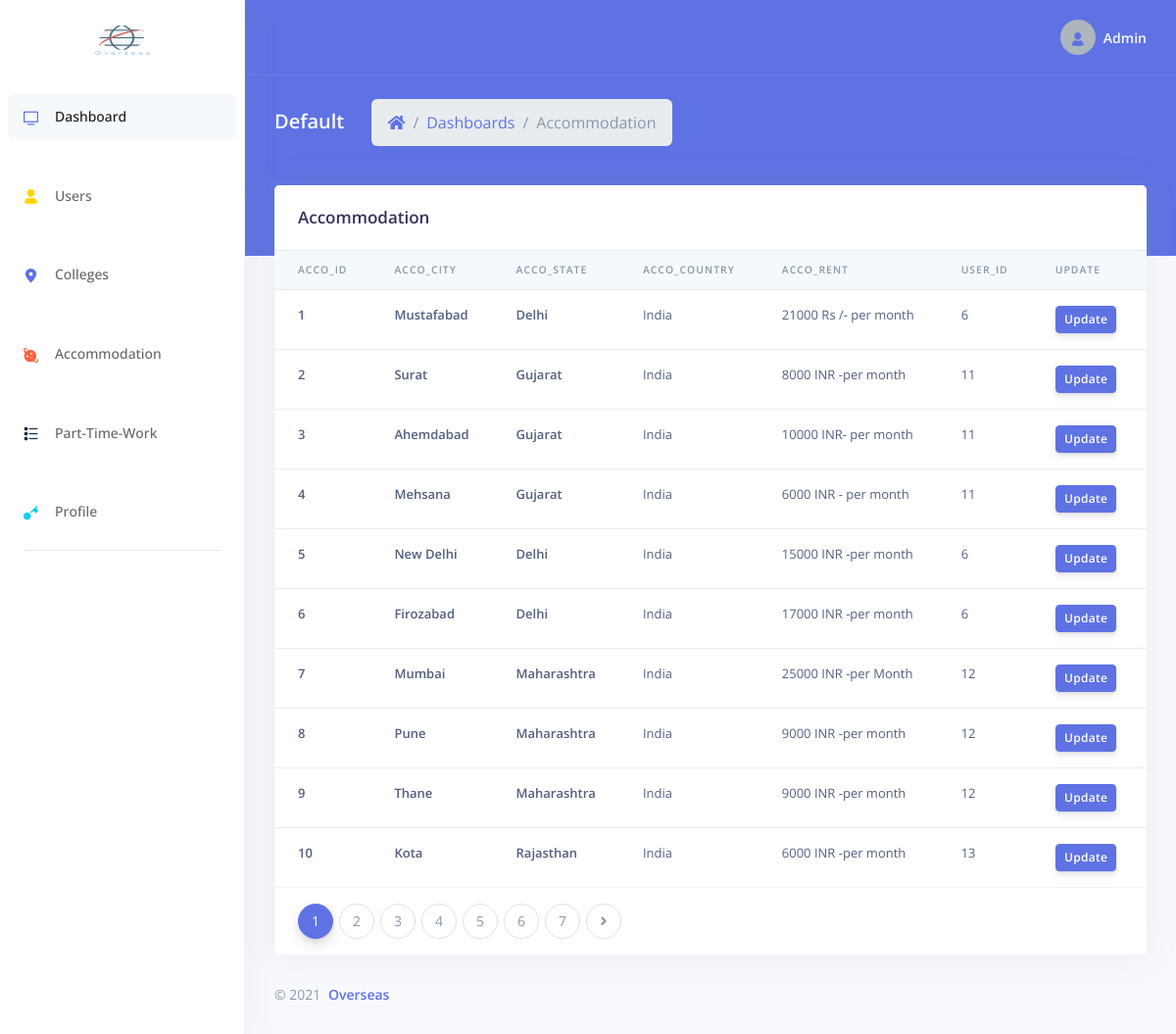
/dashboard/admin/manage_acc.php (signed in), run on the app's committed database.
### tables this page shows
CREATE TABLE `accommodation` (
  `acc_id` int(6) NOT NULL,
  `acc_city` varchar(50) NOT NULL,
  `acc_state` varchar(50) NOT NULL,
  `acc_country` varchar(30) NOT NULL,
  `acc_rent` varchar(30) NOT NULL,
  `acc_other_info` varchar(100) NOT NULL,
  `uid` int(6) NOT NULL
);

### dashboard/admin/manage_acc.php (the view, shortened to what this page needs)
<?php
include_once('../../database/dbconn.php');
if ($_SESSION['overseas_admin']) {
?>
  <!DOCTYPE html>
  <html>
  <head>
    <link rel="stylesheet" href="../assets/vendor/nucleo/css/nucleo.css" type="text/css">
    <link rel="stylesheet" href="../assets/vendor/@fortawesome/fontawesome-free/css/all.min.css" type="text/css">
    <link rel="stylesheet" href="../assets/css/argon.css?v=1.2.0" type="text/css">
  </head>
  <body>
    <nav class="sidenav navbar navbar-vertical  fixed-left  navbar-expand-xs navbar-light bg-white" id="sidenav-main">
      <div class="scrollbar-inner">
        <div class="sidenav-header  align-items-center">
          <a class="navbar-brand" href="javascript:void(0)">
            <img src="../../assets/img/logo.png" style="height: 100px; width:60px;" class="navbar-brand-img" alt="...">
          </a>
        </div>
        <div class="navbar-inner">
          <div class="collapse navbar-collapse" id="sidenav-collapse-main">
            <ul class="navbar-nav">
              <li class="nav-item">
                <a class="nav-link active" href="index.php">
                  <i class="ni ni-tv-2 text-primary"></i>
                  <span class="nav-link-text">Dashboard</span>
                </a>
              </li>
              <li class="nav-item">
                <a class="nav-link" href="manage_user.php">
                  <i class="ni ni-single-02 text-yellow"></i>
                  <span class="nav-link-text">Users</span>
                </a>
              </li>
              <li class="nav-item">
                <a class="nav-link" href="manage_colleges.php">
                  <i class="ni ni-pin-3 text-primary"></i>
                  <span class="nav-link-text">Colleges</span>
                </a>
              </li>
              <li class="nav-item">
                <a class="nav-link" href="manage_acc.php">
                  <i class="ni ni-planet text-orange"></i>
                  <span class="nav-link-text">Accommodation</span>
                </a>
              </li>
              <li class="nav-item">
                <a class="nav-link" href="manage_ptw.php">
                  <i class="ni ni-bullet-list-67 text-default"></i>
                  <span class="nav-link-text">Part-Time-Work</span>
                </a>
              </li>
              <li class="nav-item">
                <a class="nav-link" href="profile.php">
                  <i class="ni ni-key-25 text-info"></i>
                  <span class="nav-link-text">Profile</span>
                </a>
              </li>
            </ul>
            <hr class="my-3">
          </div>
        </div>
      </div>
    </nav>
    <div class="main-content" id="panel">
      <nav class="navbar navbar-top navbar-expand navbar-dark bg-primary border-bottom">
        <div class="container-fluid">
          <div class="collapse navbar-collapse" id="navbarSupportedContent">
            <ul class="navbar-nav align-items-center  ml-auto ml-md-0 ">
              <li class="nav-item dropdown">
                <a class="nav-link pr-0" href="#" role="button" data-toggle="dropdown" aria-haspopup="true" aria-expanded="false">
                  <div class="media align-items-center">
                    <span class="avatar avatar-sm rounded-circle">
                      <i class="ni ni-single-02 text-blue"></i>
                    </span>
                    <div class="media-body  ml-2  d-none d-lg-block">
                      <span class="mb-0 text-sm  font-weight-bold">Admin</span>
                    </div>
                  </div>
                </a>
              </li>
            </ul>
          </div>
        </div>
      </nav>
      <div class="header bg-primary pb-6">
        <div class="container-fluid">
          <div class="header-body">
            <div class="row align-items-center py-4">
              <div class="col-lg-6 col-7">
                <h6 class="h2 text-white d-inline-block mb-0">Default</h6>
                <nav aria-label="breadcrumb" class="d-none d-md-inline-block ml-md-4">
                  <ol class="breadcrumb breadcrumb-links breadcrumb-dark">
                    <li class="breadcrumb-item"><a href="index.php"><i class="fas fa-home"></i></a></li>
                    <li class="breadcrumb-item"><a href="index.php">Dashboards</a></li>
                    <li class="breadcrumb-item active" aria-current="page">Accommodation</li>
                  </ol>
                </nav>
              </div>
            </div>
          </div>
        </div>
      </div>
        <div class="container-fluid mt--6">
            <div class="row">
                <div class="col-xl-12">
                    <div class="card">
                        <div class="card-header border-0">
                            <div class="row align-items-center">
                                <div class="col">
                                    <h3 class="mb-0">Accommodation</h3>
                                </div>
                            </div>
                        </div>
                        <div class="table-responsive">
                            <table class="table align-items-begin table-flush">
                                <thead class="thead-light">
                                    <tr>
                                        <th scope="col">Acco_ID</th>
                                        <th scope="col">Acco_city</th>
                                        <th scope="col">Acco_State</th>
                                        <th scope="col">Acco_Country</th>
                                        <th scope="col">Acco_Rent</th>
                                        <th scope="col">User_ID</th>
                                        <th scope="col">Update</th>
                                        <th scope="col">Delete</th>
                                    </tr>
                                </thead>
                                <tbody>
                                    <?php
                                    $limit = 10;
                                    if(isset($_GET['page']))
                                    {
                                        $page = $_GET['page'];
                                    }
                                    else
                                    {
                                        $page = 1;
                                    }
                                    $offset = ($page - 1) * $limit;
                                      $clgqry = "SELECT * FROM accommodation LIMIT {$offset},{$limit}";
                                      $clgexeqry = mysqli_query($conn, $clgqry);
                                      while ($row2 = mysqli_fetch_assoc($clgexeqry)) {
                                      ?>
                                    <tr>
                                        <th scope="row"><?php echo $row2['acc_id']; ?></th>
                                        <th scope="row"><?php echo $row2['acc_city']?></th>
                                        <th scope="row"><?php echo $row2['acc_state'];  ?></th>
                                        <td><?php echo $row2['acc_country'];  ?></td>
                                        <td><?php echo $row2['acc_rent'];  ?></td>
                                        <td><?php echo $row2['uid'];  ?></td>
                                        <td>
                                                <a href="update_acc.php?acc_id=<?= $row2['acc_id'] ?>" class="btn btn-sm btn-primary" >Update</a>
                                        </td>
                                        <td>
                                        </td>
                                    </tr>
                                    <?php
                                }
                              ?>
                        </tbody>
                    </table>
                            <div class="card-footer py-3">
                            <nav aria-label=".......">
                            <?php
                                $sql1 = "SELECT * FROM accommodation";
                                $result1 = mysqli_query($conn, $sql1);
                                $total_clg = mysqli_num_rows($result1);
                                $total_page = ceil($total_clg / $limit);
                                echo '<ul class="pagination justify-content-begin mb-0">';
                                for($i = 1; $i <= $total_page; $i++)
                                {
                                    if($i == $page)
                                    {
                                        $active = "active";
                                    }
                                    else
                                    {
                                        $active="";
                                    }
                                    echo '<li class="page-item '.$active.'">
                                            <a class="page-link" href="manage_colleges.php?page='.$i.'">'.$i.'<span class="sr-only">(current)</span></a>
                                        </li>';
                                }
                                if($total_page > $page)
                                {
                                    echo' <li class="page-item">
                                            <a class="page-link" href="manage_colleges.php?page='.($page + 1).'">
                                                <i class="fas fa-angle-right"></i>
                                                <span class="sr-only">Next</span>
                                            </a>
                                        </li>';
                                }
                                echo '</ul>';
                            ?>
                                </nav>
                            </div>
                        </div>
                    </div>
                    <footer class="footer pt-0">
                        <div class="row align-items-center justify-content-lg-between">
                            <div class="col-lg-6">
                                <div class="copyright text-center  text-lg-left  text-muted">
                                    &copy; 2021 <a href="index.php" class="font-weight-bold ml-1"
                                        target="_blank">Overseas</a>
                                </div>
                            </div>
                        </div>
                    </footer>
                </div>
            </div>
        </div>
  </body>
  </html>
<?php
} else {
  redirect('../loginindex.php');
}
?>

### data on the page
accommodation: acc_id "1", acc_city "Mustafabad", acc_state "Delhi", acc_country "India", acc_rent "21000 Rs /- per month", uid "6"
accommodation: acc_id "2", acc_city "Surat", acc_state "Gujarat", acc_country "India", acc_rent "8000 INR -per month", uid "11"
accommodation: acc_id "3", acc_city "Ahemdabad", acc_state "Gujarat", acc_country "India", acc_rent "10000 INR- per month", uid "11"
accommodation: acc_id "4", acc_city "Mehsana", acc_state "Gujarat", acc_country "India", acc_rent "6000 INR - per month", uid "11"
accommodation: acc_id "5", acc_city "New Delhi", acc_state "Delhi", acc_country "India", acc_rent "15000 INR -per month", uid "6"
accommodation: acc_id "6", acc_city "Firozabad", acc_state "Delhi", acc_country "India", acc_rent "17000 INR -per month", uid "6"
accommodation: acc_id "7", acc_city "Mumbai", acc_state "Maharashtra", acc_country "India", acc_rent "25000 INR -per Month", uid "12"
accommodation: acc_id "8", acc_city "Pune", acc_state "Maharashtra", acc_country "India", acc_rent "9000 INR -per month", uid "12"
accommodation: acc_id "9", acc_city "Thane", acc_state "Maharashtra", acc_country "India", acc_rent "9000 INR -per month", uid "12"
accommodation: acc_id "10", acc_city "Kota", acc_state "Rajasthan", acc_country "India", acc_rent "6000 INR -per month", uid "13"
